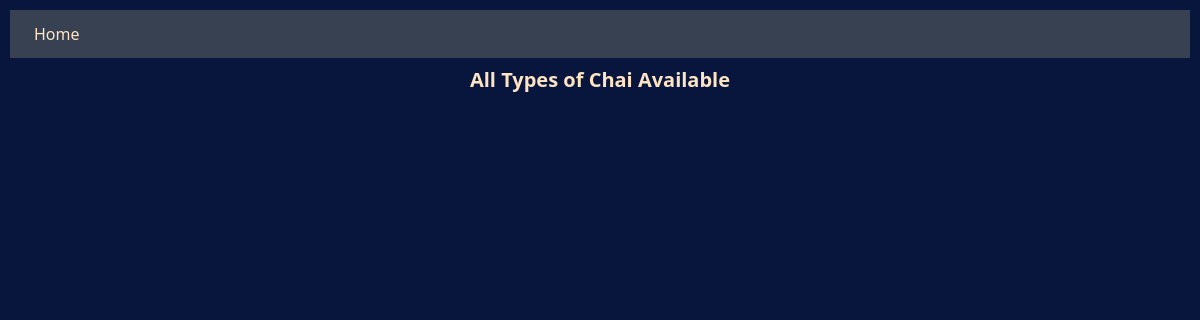
The app's page /chai/, older data.
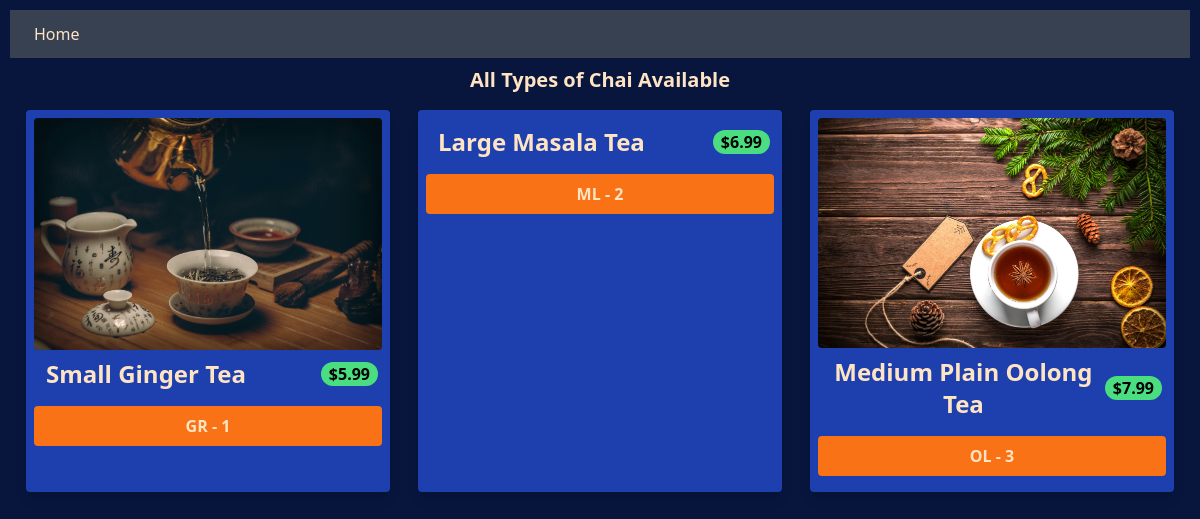
The same page, newer data.
### chai/models.py (models this page shows, shortened)
class ChaiVariety(models.Model):
    CHAI_TYPE_CHOICE = [
        ('ML', 'MASALA'),
        ('GR', 'GINGER'),
        ('OL', 'OOLONG'),
        ('PL', 'PLAIN'),
        ('EL', 'ELAICHI'),
    ]
    name = models.CharField(max_length=100)
    image = models.ImageField(upload_to='chais/')
    date_added = models.DateTimeField(default=timezone.now)
    type = models.CharField(max_length=2, choices=CHAI_TYPE_CHOICE)
    price = models.CharField(max_length=10, default='$4.99')
    description = models.TextField(default='')

### chai/views.py (the view)
# urls.py: path('', views.all_chai, name='all_chai'),
def all_chai(request):
    chais = ChaiVariety.objects.all()
    return render(request, 'chai/all_chai.html', {'chais': chais})

### chai/templates/chai/all_chai.html (shortened to what this page needs)
{% extends "layout.html" %}
{% load static %}
{% block content %}
<h1 class='text-xl font-bold'>All Types of Chai Available</h1>
<div class='grid grid-cols-3 gap-7 m-4'>
    {% for chai in chais %}
    <div class='bg-blue-800 p-2 rounded shadow-lg'>
        <img class='rounded' src="{{chai.image.url}}" alt="">
        <div class='flex justify-between items-center px-1'>
            <h3 class='text-2xl font-bold text-center p-2'>{{chai.name}}</h3>
            <span class='bg-green-400 text-black rounded-full px-2 font-bold'>{{chai.price}}</span>
        </div>
        <a href="{% url 'chai_detail' chai.id %}">
            <button
            type='button'
            class='m-2 mx-auto bg-orange-500 w-full px-4 py-2 hover:bg-orange-600 font-bold'
            >
                {{chai.type}} - {{chai.id}}
            </button>
        </a>
    </div>
    {% endfor %}
</div>
{% endblock %}

### templates/layout.html (shortened to what this page needs)
{% load static tailwind_tags %}
{% load static %}
<!DOCTYPE html>
<html lang="en">
  <head>
    <link rel="stylesheet" href="{% static 'style.css' %}" />
    {% tailwind_css %}
  </head>
  <body>
    <div class='mb-2 px-6 py-3 flex items-center gap-4 bg-gray-700'>
      <a href="{% url 'home' %}">
        <nav>Home</nav>
      </a>
    </div>
    {% block content %}{% endblock %}
  </body>
</html>

### static/style.css (style rules this page uses)
body { background-color: #08153d; color: bisque; margin: 0; padding: 10px; }
h1 { text-align: center; font-size: 2em; color: bisque; }
button { padding: 10px 20px; background-color: #4CAF50; color: #fff; border: none; border-radius: 4px; cursor: pointer; }

Row changes from the older to the newer data that the page shows:
added ChaiVariety: image (picture), name "Small Ginger Tea", price "$5.99", type "GR", id "1"
added ChaiVariety: name "Large Masala Tea", price "$6.99", type "ML", id "2"
added ChaiVariety: image (picture), name "Medium Plain Oolong Tea", price "$7.99", type "OL", id "3"
